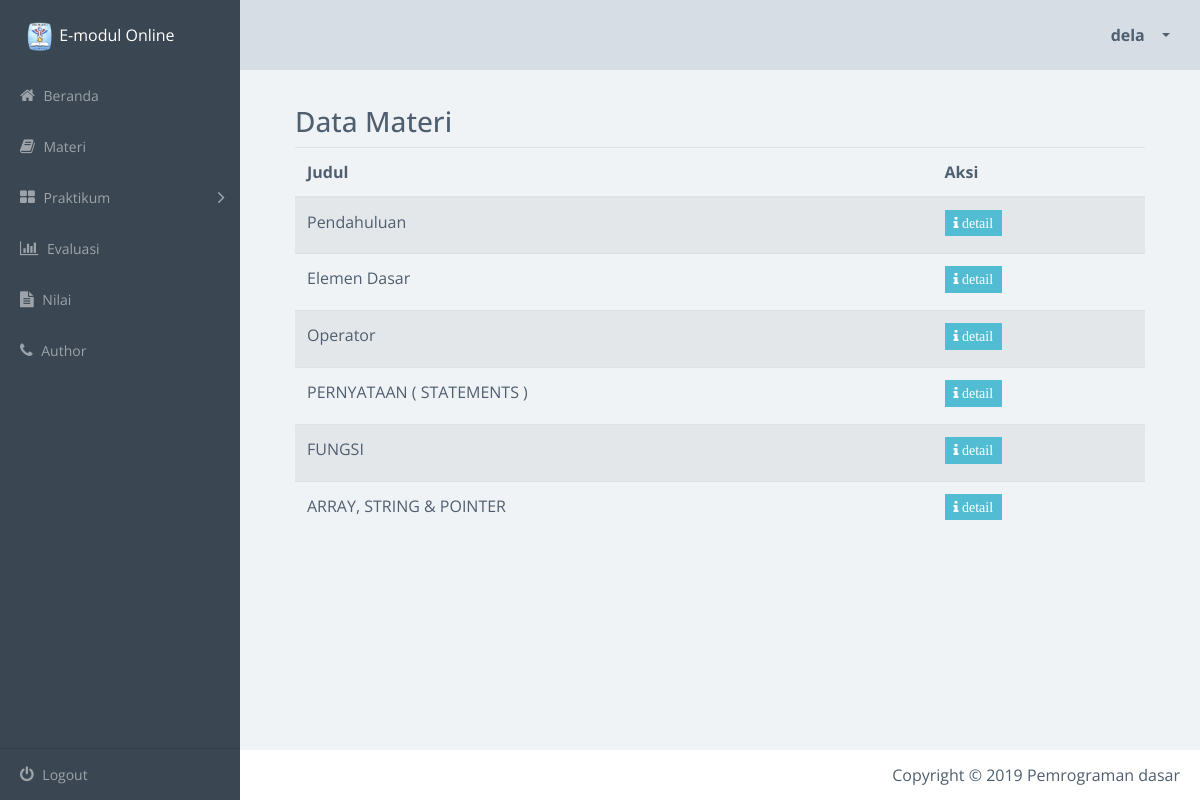
The app's page /materiSiswa.php (signed in) with its own data.
### tables this page shows
CREATE TABLE `materi` (
  `id_materi` int(11) NOT NULL AUTO_INCREMENT,
  `nama` varchar(100) DEFAULT NULL,
  `isi` longtext,
  PRIMARY KEY (`id_materi`)
);

### materiSiswa.php (the view, shortened to what this page needs)
<?php
include_once("config.php");
$result = mysqli_query($conn, "SELECT * FROM materi ORDER BY id_materi ASC");
?>
<!doctype html>
<html class="no-js" lang="en">
    <head>
        <link rel="stylesheet" href="css/vendor.css">
        <link rel="stylesheet" href="css/app-blue.css">
        <link rel="stylesheet" type="text/css" href="css/jquery.dataTables.min.css">
    </head>
    <body>
        <div class="main-wrapper">
            <div class="app" id="app">
                <header class="header">
                    <div class="header-block header-block-nav">
                        <ul class="nav-profile">
                            <li class="profile dropdown">
                                <a class="nav-link dropdown-toggle" data-toggle="dropdown" href="#" role="button" aria-haspopup="true" aria-expanded="false">
                                    <span class="name"> <?php echo $_SESSION['username']; ?> </span>
                                </a>
                            </li>
                        </ul>
                    </div>
                </header>
                <aside class="sidebar">
                    <div class="sidebar-container">
                        <div class="sidebar-header">
                            <div class="brand">
                                <div>
                                    <img src="assets/logosmk.png" width="30" height="30"> E-modul Online
                                </div>
                            </div>
                        </div>
                        <nav class="menu">
                            <ul class="sidebar-menu metismenu" id="sidebar-menu">
                                <li class="">
                                    <a href="indexSiswa.php">
                                        <i class="fa fa-home"></i> Beranda </a>
                                </li>
                                <li class="">
                                    <a href="materiSiswa.php">
                                        <i class="fa fa-book"></i> Materi </a>
                                </li>
                                <li>
                                    <a href="">
                                        <i class="fa fa-th-large"></i> Praktikum
                                        <i class="fa arrow"></i>
                                    </a>
                                </li>
                                <li class="">
                                    <a href="evaluasiSiswa.php">
                                        <i class="fa fa-bar-chart"></i> Evaluasi </a>
                                </li>
                                <li class="">
                                    <a href="nilaiSiswa.php">
                                        <i class="fa fa-file-text"></i> Nilai </a>
                                </li>
                                <li class="">
                                    <a href="auth.php">
                                        <i class="fa fa-phone"></i> Author </a>
                                </li>
                            </ul>
                        </nav>
                    </div>
                    <footer class="sidebar-footer">
                        <ul class="sidebar-menu metismenu" id="customize-menu">
                            <li>
                                <a href="logout.php">
                                    <i class="fa fa-power-off"></i> Logout </a>
                            </li>
                        </ul>
                    </footer>
                </aside>
                <article class="content dashboard-page">
                    <section class="section">
                        <div class="data-table-area">
                            <div class="container">
                                <div class="row">
                                    <div class="col-lg-12 col-md-12 col-sm-12 col-xs-12">
                                        <div class="data-table-list">
                                            <div class="basic-tb-hd">
                                                <h3>Data Materi</h3>
                                            </div>
                                            <div class="table-responsive">
                                                <table id="data-table-basic" class="table table-striped">
                                                    <thead>
                                                        <tr>
                                                            <th>Judul</th>
                                                            <th>Aksi</th>
                                                        </tr>
                                                    </thead>
                                                    <tbody>
                                                       <?php
                                                       while($data = mysqli_fetch_array($result)) {
                                                        echo"<tr>";
                                                        echo "<td>" .$data['nama']. "</td>";
                                                        echo "<td><a href='detailMateriSiswa.php?id=$data[id_materi]'><button title='detail' class='btn btn-primary btn-sm fa fa-info'> detail </button></td>";
                                                        echo"</tr>";
                                                    }
                                                    ?>
                                            </table>
                                        </div>
                                    </div>
                                </div>
                            </div>
                        </div>
                    </div>
                </section>
            </article>
                <footer class="footer">
                    <div class="footer-block author">
                        <ul>
                            <li>
                                Copyright &copy 2019 Pemrograman dasar
                            </li>
                        </ul>
                    </div>
                </footer>
    </body>
</html>

### records on screen
materi: nama "Pendahuluan"
materi: nama "Elemen Dasar"
materi: nama "Operator"
materi: nama "PERNYATAAN ( STATEMENTS )"
materi: nama "FUNGSI"
materi: nama "ARRAY, STRING & POINTER"

### other values on screen
$_SESSION['username'] "dela"
